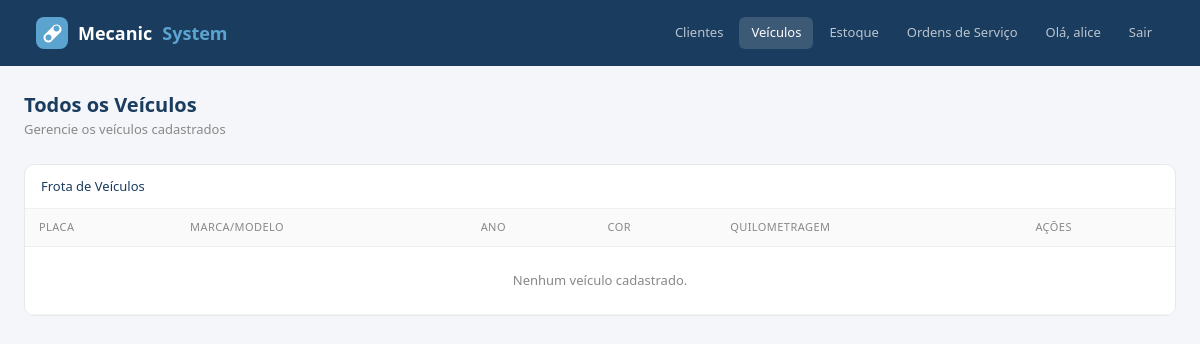
The page /clientes/veiculos/ (signed in) on the database as committed earlier.
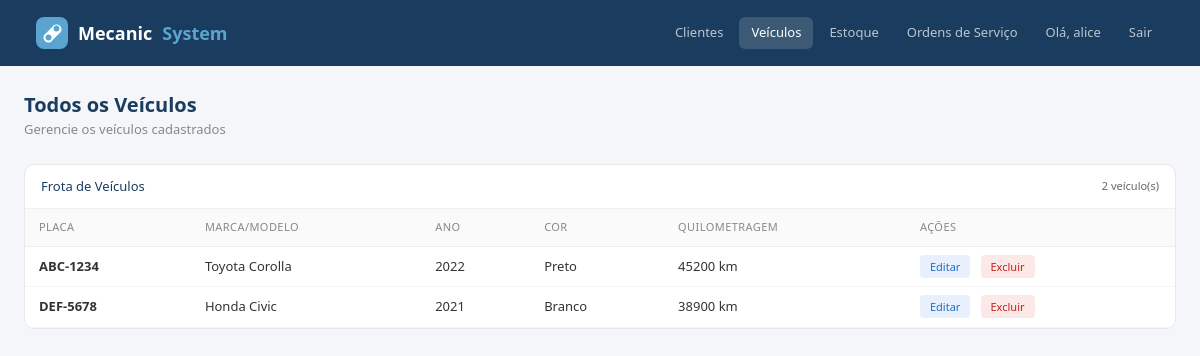
The same page on the database as committed later.
### clientes/models.py (models this page shows, shortened)
class Veiculo(models.Model):
    cliente = models.ForeignKey(Cliente, on_delete=models.CASCADE, related_name='veiculos')
    placa = models.CharField(max_length=10)
    modelo = models.CharField(max_length=100)
    marca = models.CharField(max_length=100)
    ano = models.IntegerField()
    cor = models.CharField(max_length=50, blank=True)
    quilometragem = models.IntegerField(default=0)

### clientes/views.py (the view, shortened to what this page needs)
# urls.py: path('veiculos/', views.listar_veiculos, name='listar_veiculos'),
def listar_veiculos(request, cliente_id=None):
    veiculos = Veiculo.objects.all()
    return render(
        request,
        'clientes/veiculos_listar.html',
        {'veiculos': veiculos}
    )

### clientes/templates/clientes/veiculos_listar.html (shortened to what this page needs)
{% extends "base.html" %}
{% block nav_veiculos %}active{% endblock %}
{% block conteudo %}
<div class="d-flex justify-content-between align-items-center mb-4">
  <div>
    <div class="page-title">{% if cliente %}Veículos de {{ cliente.nome }}{% else %}Todos os Veículos{% endif %}</div>
    <div class="page-sub">Gerencie os veículos cadastrados</div>
  </div>
</div>
<div class="card-table">
  <div class="card-top">
    <span style="font-size:13px;font-weight:500;color:#1a3c5e">Frota de Veículos</span>
    {% if veiculos %}
    <span style="font-size:11px;color:#666">{{ veiculos|length }} veículo(s)</span>
    {% endif %}
  </div>
  <table class="table mb-0">
    <thead>
      <tr>
        <th>Placa</th>
        <th>Marca/Modelo</th>
        <th>Ano</th>
        <th>Cor</th>
        <th>Quilometragem</th>
        <th>Ações</th>
      </tr>
    </thead>
    <tbody>
      {% for veiculo in veiculos %}
      <tr>
        <td><strong>{{ veiculo.placa }}</strong></td>
        <td>{{ veiculo.marca }} {{ veiculo.modelo }}</td>
        <td>{{ veiculo.ano }}</td>
        <td>{{ veiculo.cor|default:"—" }}</td>
        <td>{{ veiculo.quilometragem }} km</td>
        <td>
          <a href="/clientes/veiculo/editar/{{ veiculo.id }}/" class="btn-edit" style="font-size:11px;text-decoration:none">Editar</a>
          <a href="/clientes/veiculo/excluir/{{ veiculo.id }}/" class="btn-del" style="text-decoration:none;padding:4px 10px;font-size:11px">Excluir</a>
        </td>
      </tr>
      {% empty %}
      <tr>
        <td colspan="6" class="text-center py-4" style="color:#888;font-size:13px">
          Nenhum veículo cadastrado.
        </td>
      </tr>
      {% endfor %}
    </tbody>
  </table>
</div>
{% endblock %}

Rows that differ between the two databases and show on the page:
added Veiculo: placa "ABC-1234", marca "Toyota", modelo "Corolla", ano "2022", cor "Preto", quilometragem "45200"
added Veiculo: placa "DEF-5678", marca "Honda", modelo "Civic", ano "2021", cor "Branco", quilometragem "38900"
Other text that changed with them:
{{ veiculos|length }}: (not shown) → "2"
text no longer shown: "Nenhum veículo cadastrado."
text now shown: "veículo(s)"
